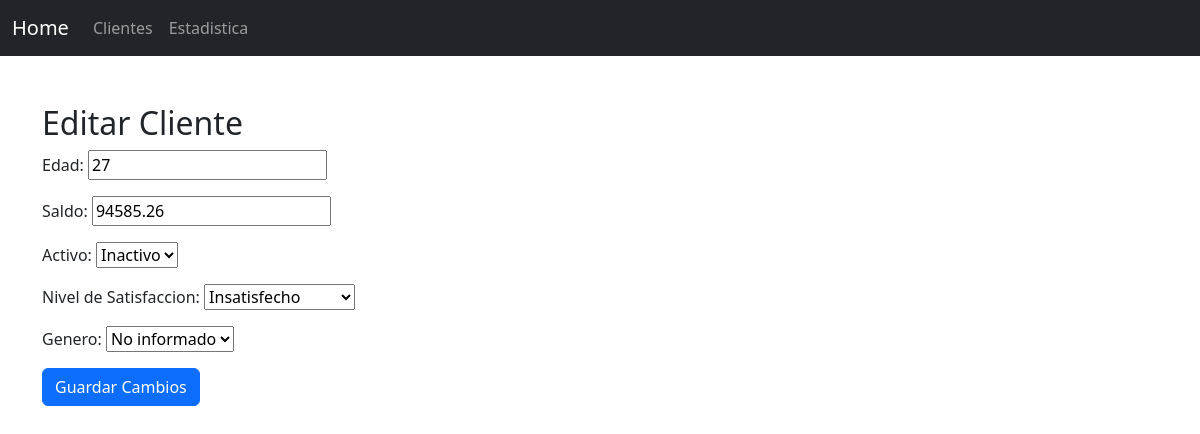
The page /clientes/editar/4/ on the database its author committed.
### api/models.py (models this page shows, shortened)
class Cliente(models.Model):
    ESTADO_CHOICES = [
        (1, 'Activo'),
        (0, 'Inactivo'),
    ]
    NIVEL_SATISFACCION_CHOICES = [
        (0,'No informado'),
        (1, 'Muy Insatisfecho'),
        (2, 'Insatisfecho'),
        (3, 'Neutral'),
        (4, 'Satisfecho'),
        (5, 'Muy Satisfecho'),
    ]
    GENERO_CHOICES = [
        ('M', 'Masculino'),
        ('F', 'Femenino'),
        ('N', 'No informado'),
    ]
    Cliente_id = models.AutoField(primary_key=True)
    Edad = models.PositiveSmallIntegerField()
    Saldo = models.DecimalField(max_digits=10, decimal_places=2)
    Genero = models.CharField(max_length=1, choices=GENERO_CHOICES, default='M')
    Activo = models.IntegerField(choices=ESTADO_CHOICES, default=1)
    Nivel_de_Satisfaccion = models.IntegerField(choices=NIVEL_SATISFACCION_CHOICES, default=3)

### api/views.py (the view)
# urls.py: path('clientes/editar/<int:cliente_id>/', views.editar_cliente, name='editar_cliente'),
def editar_cliente(request, cliente_id):
    cliente = get_object_or_404(Cliente, pk=cliente_id)
    if request.method == 'POST':
        form = ClienteForm(request.POST, instance=cliente)
        if form.is_valid():
            form.save()
            return redirect('listar_clientes')
    else:
        form = ClienteForm(instance=cliente)
    return render(request, 'editClient.html', {'form': form})

### api/forms.py
class ClienteForm(forms.ModelForm):
    class Meta:
        model = Cliente
        fields = ['Edad', 'Saldo', 'Activo', 'Nivel_de_Satisfaccion','Genero']

### api/templates/editClient.html (shortened to what this page needs)
{% extends "home.html" %}
{% block content %}
<div class="container mt-5">
  <h2>Editar Cliente</h2>
  <form method="post">
    {{ form.as_p }}
    <button type="submit" class="btn btn-primary">Guardar Cambios</button>
  </form>
</div>
{% endblock %}

### rows shown on the page
Cliente: Edad "27", Saldo "94585.26", Activo "Inactivo", Nivel_de_Satisfaccion "Insatisfecho", Genero "No informado"
